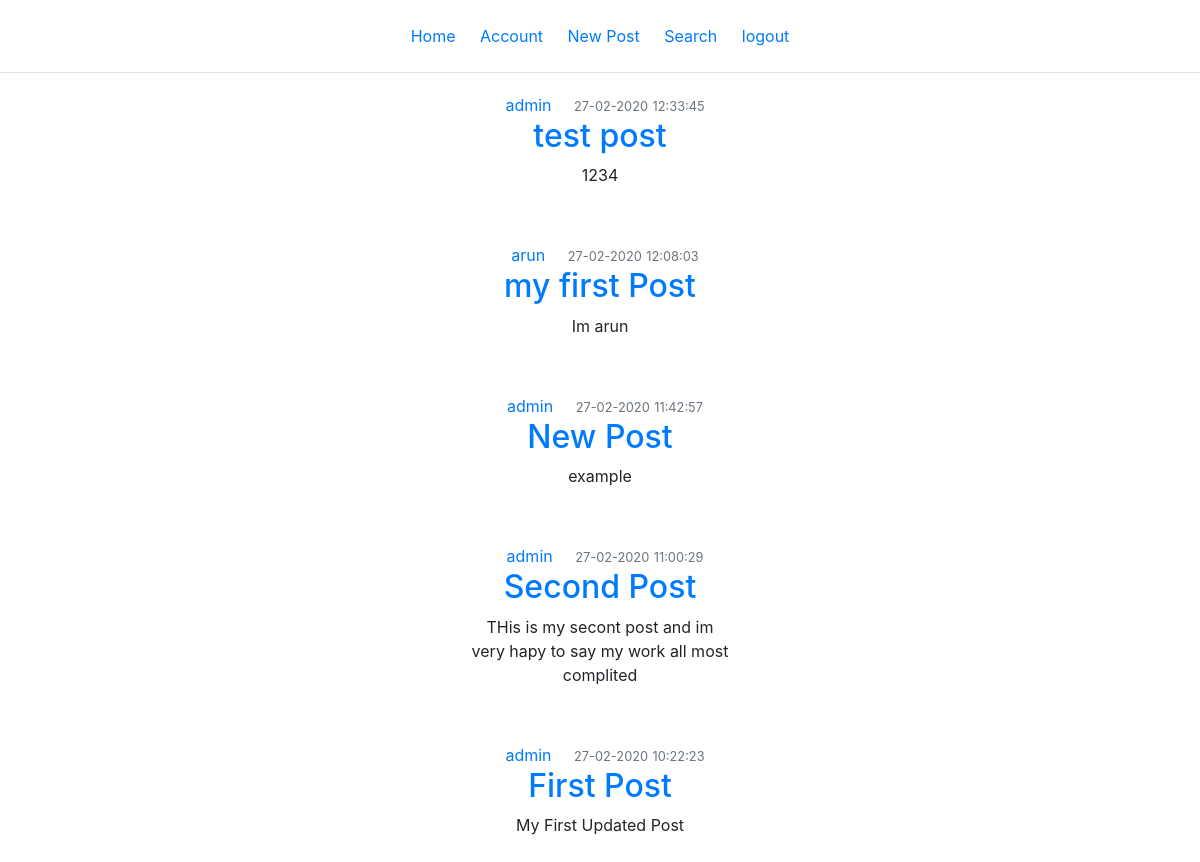
The page /home (signed in) on the database as committed earlier.
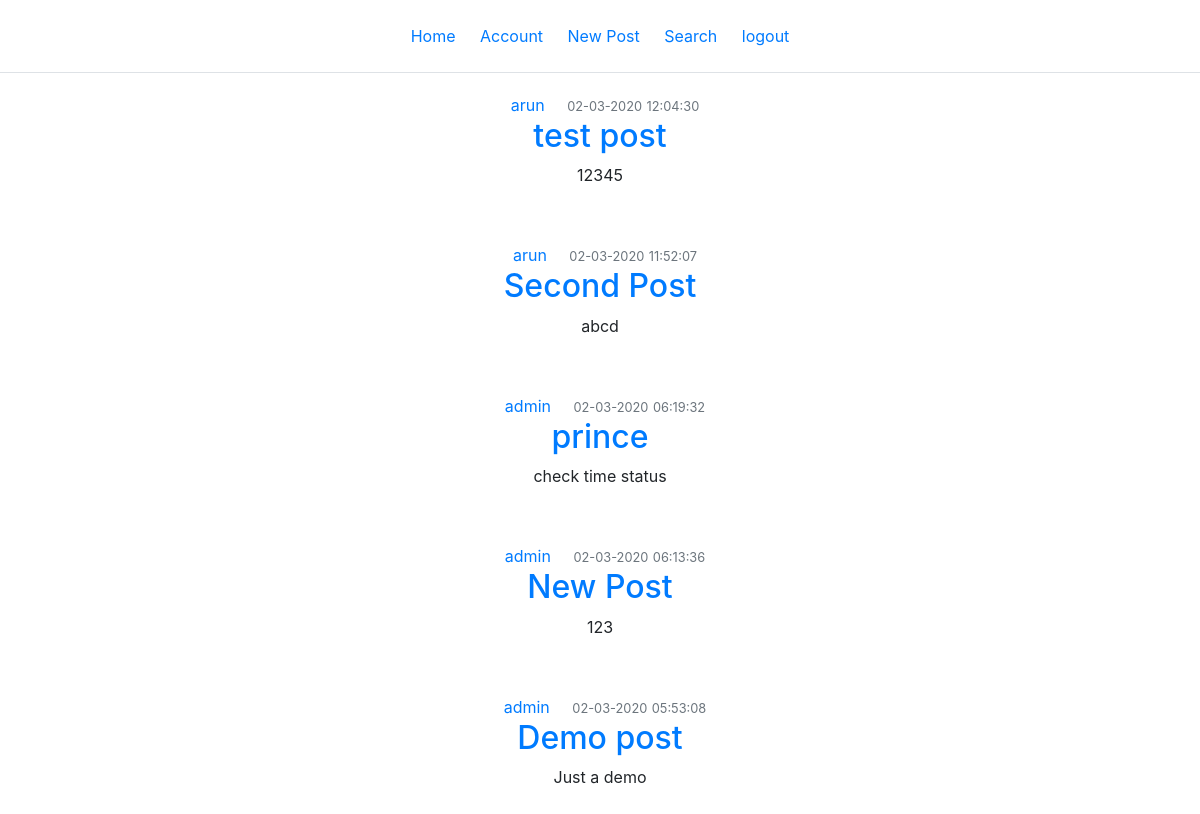
The same page on the database as committed later.
### flaskone/models.py (models this page shows)
class Post(db.Model):
    id = db.Column(db.Integer, primary_key=True)
    title = db.Column(db.String(100), nullable=False)
    date_posted = db.Column(db.DateTime, nullable=False, default=datetime.now())
    content = db.Column(db.Text, nullable=False)
    user_id = db.Column(db.Integer, db.ForeignKey('user.id'), nullable=False)
    user = db.relationship("User", backref="Posts")

class User(db.Model, UserMixin):
    id = db.Column(db.Integer, primary_key=True)
    username = db.Column(db.String(20), unique=True, nullable=False)
    email = db.Column(db.String(120), unique=True, nullable=False)
    password = db.Column(db.String(60), nullable=False)
    posts = db.relationship('Post', backref='author', lazy=True)

### flaskone/routes.py (the view)
@app.route("/")
@app.route("/home")
def home():
    posts = Post.query.order_by(desc(Post.date_posted)).limit(5).all()
    return render_template('home.html', posts=posts)

### flaskone/models.py (called while the page is built)
@login_manager.user_loader
def load_user(user_id):
    return User.query.get(int(user_id))

### flaskone/templates/home.html (shortened to what this page needs)
<center>
{% extends "base.html" %}
		{% block content %}
			{% if current_user.is_authenticated %}
				{% for post in posts %}
					<div class="card-body">
						<article class="media content-section">
					      <div class="media-body">
					        <div class="article-metadata">
					          <a class="mr-2" href="{{ url_for('account')}}">{{ post.author.username }}</a>
					          <small class="text-muted">{{ post.date_posted.strftime('%d-%m-%Y') }}</small>
					          <small class="text-muted">{{ post.date_posted.strftime('%H:%M:%S') }}</small>
					        </div>
					        <h2><a class="article-title" href="{{ url_for('post', post_id=post.id) }}">{{ post.title }}</a></h2>
					        <p class="article-content col-md-3">{{ post.content }}</p>
					      </div>
					    </article>
					</div>
			    {% endfor %}
			{% endif %}
		{% endblock %}

Rows that differ between the two databases and show on the page:
removed Post: author.username "admin", date_posted "27-02-2020", date_posted "12:33:45", title "test post", content "1234"
removed Post: author.username "arun", date_posted "27-02-2020", date_posted "12:08:03", title "my first Post", content "Im arun"
removed Post: author.username "admin", date_posted "27-02-2020", date_posted "11:42:57", title "New Post", content "example"
no longer on this page (row unchanged): Post: author.username "admin", date_posted "27-02-2020", date_posted "11:00:29", title "Second Post", content "THis is my secont post and im very hapy to say my work all most complited"
no longer on this page (row unchanged): Post: author.username "admin", date_posted "27-02-2020", date_posted "10:22:23", title "First Post", content "My First Updated Post"
added Post: author.username "arun", date_posted "02-03-2020", date_posted "12:04:30", title "test post", content "12345"
added Post: author.username "arun", date_posted "02-03-2020", date_posted "11:52:07", title "Second Post", content "abcd"
added Post: author.username "admin", date_posted "02-03-2020", date_posted "06:19:32", title "prince", content "check time status"
added Post: author.username "admin", date_posted "02-03-2020", date_posted "06:13:36", title "New Post", content "123"
added Post: author.username "admin", date_posted "02-03-2020", date_posted "05:53:08", title "Demo post", content "Just a demo"
